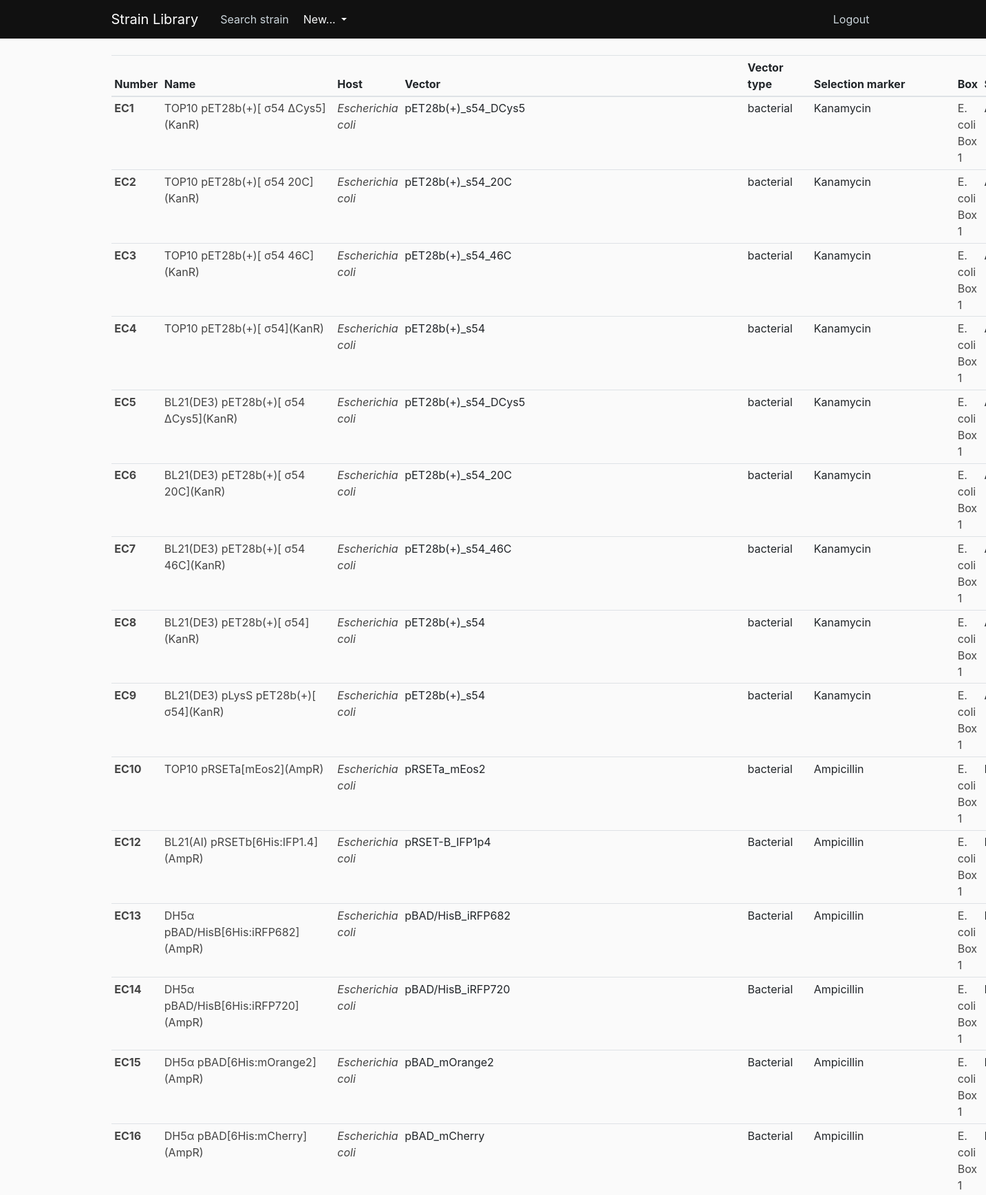
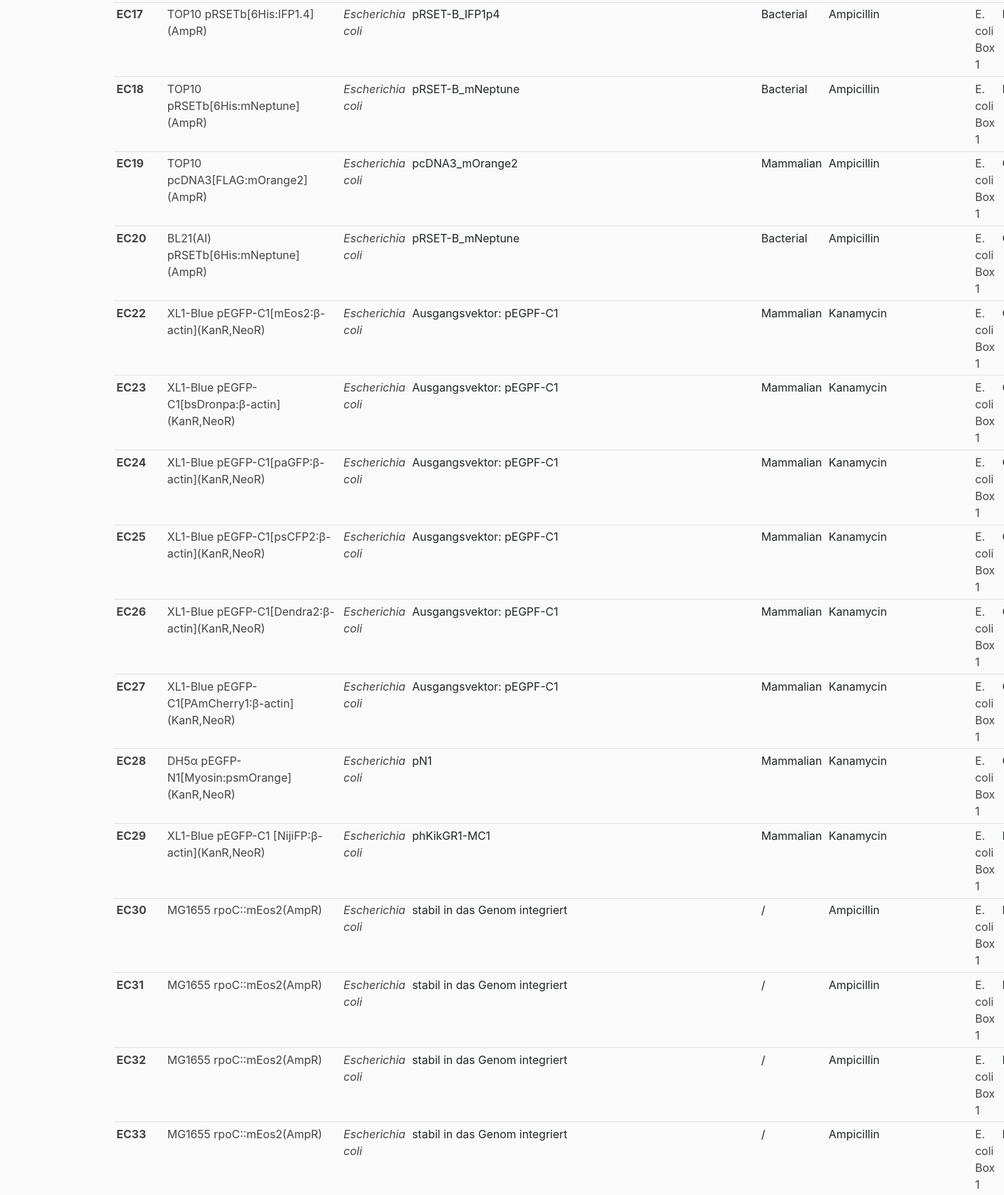
The page /results (signed in, upper part) on the database its author committed (2 pictures, top to bottom).
### strain_library/models.py (models this page shows, shortened)
class Strain(db.Model):
    __tablename__ = 'strain'
    id = db.Column(db.Integer, primary_key=True)
    number = db.Column(db.String, nullable=False, unique=True)
    name = db.Column(db.String, nullable=False)
    host = db.Column(db.String, nullable=False)
    vector = db.Column(db.String)
    vector_type = db.Column(db.String)
    selection_marker = db.Column(db.String)
    box = db.Column(db.String)
    slot = db.Column(db.String)
    date_of_creation = db.Column(db.Date)
    comments = db.Column(db.Text)
    user_id = db.Column(db.Integer, db.ForeignKey('user.id'), nullable=False)
    box_id = db.Column(db.Integer, db.ForeignKey('box.id'), nullable=False)
    type = db.Column(db.String)
    __mapper_args__ = {
        'polymorphic_identity':'strain',
        'polymorphic_on':type
    }

class EcoliStrain(Strain):
    __tablename__ = 'ecolistrainlist'
    id = db.Column(db.Integer, db.ForeignKey('strain.id'), primary_key=True)
    __mapper_args__ = {
        'polymorphic_identity':'ecolistrainlist'
    }

class Strain(db.Model):
    __tablename__ = 'strain'
    id = db.Column(db.Integer, primary_key=True)
    number = db.Column(db.String, nullable=False, unique=True)
    name = db.Column(db.String, nullable=False)
    host = db.Column(db.String, nullable=False)
    vector = db.Column(db.String)
    vector_type = db.Column(db.String)
    selection_marker = db.Column(db.String)
    box = db.Column(db.String)
    slot = db.Column(db.String)
    date_of_creation = db.Column(db.Date)
    comments = db.Column(db.Text)
    user_id = db.Column(db.Integer, db.ForeignKey('user.id'), nullable=False)
    box_id = db.Column(db.Integer, db.ForeignKey('box.id'), nullable=False)
    type = db.Column(db.String)
    __mapper_args__ = {
        'polymorphic_identity':'strain',
        'polymorphic_on':type
    }

### strain_library/routes.py (the view)
@app.route('/results')
@login_required
def results():
    host = request.args.get('host')
    box = request.args.get('box')
    if host:
        strains = Strain.query.filter_by(host=host).all()
        return render_template('results.html', strains=strains)
    if box:
        strains = Strain.query.filter_by(box=box).all()
        return render_template('results.html', strains=strains)
    strains = Strain.query.all()
    return render_template('results.html', strains=strains)

### strain_library/models.py (called while the page is built)
@login_manager.user_loader
def load_user(user_id):
    return User.query.get(int(user_id))

### strain_library/templates/results.html (shortened to what this page needs)
{% extends "layout.html" %}
{% block content %}
    <table class="table table-sm table-hover">
        <thead>
          <tr>
            <th scope="col">Number</th>
            <th scope="col">Name</th>
            <th scope="col">Host</th>
            <th scope="col">Vector</th>
            <th scope="col">Vector type</th>
            <th scope="col">Selection marker</th>
            <th scope="col">Box</th>
            <th scope="col">Slot</th>
          </tr>
        </thead>
        <tbody>
            {% for strain in strains %}
            <tr>
                <th scope="row" ><a class="article-title" href="{{ url_for('strain', strain_id=strain.id) }}">{{ strain.number }}</a></th>
                <td><a class="article-title" href="{{ url_for('strain', strain_id=strain.id) }}">{{ strain.name }}</a></td>
                <td><i><a class="article-title" href="{{ url_for('results', host=strain.host) }}">{{ strain.host }}</a></i></td>
                <td>{{ strain.vector }}</td>
                <td>{{ strain.vector_type }}</td>
                <td>{{ strain.selection_marker }}</td>
                <td><a class="article-title" href="{{ url_for('results', box=strain.box) }}">{{ strain.box }}</a></td>
                <td>{{ strain.slot }}</td>
            </tr>
            {% endfor %}
        </tbody>
      </table>
{% endblock content %}

### strain_library/static/main.css (style rules this page uses)
body { background: #fafafa; color: #333333; margin-top: 5rem; }
.article-title { color: #444444; }

### rows shown on the page
EcoliStrain: number "EC1", name "TOP10 pET28b(+)[ σ54 ΔCys5](KanR)", host "Escherichia coli", vector "pET28b(+)_s54_DCys5", vector_type "bacterial", selection_marker "Kanamycin", box "E. coli Box 1"
EcoliStrain: number "EC2", name "TOP10 pET28b(+)[ σ54 20C](KanR)", host "Escherichia coli", vector "pET28b(+)_s54_20C", vector_type "bacterial", selection_marker "Kanamycin", box "E. coli Box 1"
EcoliStrain: number "EC3", name "TOP10 pET28b(+)[ σ54 46C](KanR)", host "Escherichia coli", vector "pET28b(+)_s54_46C", vector_type "bacterial", selection_marker "Kanamycin", box "E. coli Box 1"
EcoliStrain: number "EC4", name "TOP10 pET28b(+)[ σ54](KanR)", host "Escherichia coli", vector "pET28b(+)_s54", vector_type "bacterial", selection_marker "Kanamycin", box "E. coli Box 1"
EcoliStrain: number "EC5", name "BL21(DE3) pET28b(+)[ σ54 ΔCys5](KanR)", host "Escherichia coli", vector "pET28b(+)_s54_DCys5", vector_type "bacterial", selection_marker "Kanamycin", box "E. coli Box 1"
EcoliStrain: number "EC6", name "BL21(DE3) pET28b(+)[ σ54 20C](KanR)", host "Escherichia coli", vector "pET28b(+)_s54_20C", vector_type "bacterial", selection_marker "Kanamycin", box "E. coli Box 1"
EcoliStrain: number "EC7", name "BL21(DE3) pET28b(+)[ σ54 46C](KanR)", host "Escherichia coli", vector "pET28b(+)_s54_46C", vector_type "bacterial", selection_marker "Kanamycin", box "E. coli Box 1"
EcoliStrain: number "EC8", name "BL21(DE3) pET28b(+)[ σ54](KanR)", host "Escherichia coli", vector "pET28b(+)_s54", vector_type "bacterial", selection_marker "Kanamycin", box "E. coli Box 1"
EcoliStrain: number "EC9", name "BL21(DE3) pLysS pET28b(+)[ σ54](KanR)", host "Escherichia coli", vector "pET28b(+)_s54", vector_type "bacterial", selection_marker "Kanamycin", box "E. coli Box 1"
EcoliStrain: number "EC10", name "TOP10 pRSETa[mEos2](AmpR)", host "Escherichia coli", vector "pRSETa_mEos2", vector_type "bacterial", selection_marker "Ampicillin", box "E. coli Box 1"
EcoliStrain: number "EC12", name "BL21(AI) pRSETb[6His:IFP1.4](AmpR)", host "Escherichia coli", vector "pRSET-B_IFP1p4", vector_type "Bacterial", selection_marker "Ampicillin", box "E. coli Box 1"
EcoliStrain: number "EC13", name "DH5α pBAD/HisB[6His:iRFP682](AmpR)", host "Escherichia coli", vector "pBAD/HisB_iRFP682", vector_type "Bacterial", selection_marker "Ampicillin", box "E. coli Box 1"
EcoliStrain: number "EC14", name "DH5α pBAD/HisB[6His:iRFP720](AmpR)", host "Escherichia coli", vector "pBAD/HisB_iRFP720", vector_type "Bacterial", selection_marker "Ampicillin", box "E. coli Box 1"
EcoliStrain: number "EC15", name "DH5α pBAD[6His:mOrange2](AmpR)", host "Escherichia coli", vector "pBAD_mOrange2", vector_type "Bacterial", selection_marker "Ampicillin", box "E. coli Box 1"
EcoliStrain: number "EC16", name "DH5α pBAD[6His:mCherry](AmpR)", host "Escherichia coli", vector "pBAD_mCherry", vector_type "Bacterial", selection_marker "Ampicillin", box "E. coli Box 1"
EcoliStrain: number "EC17", name "TOP10 pRSETb[6His:IFP1.4](AmpR)", host "Escherichia coli", vector "pRSET-B_IFP1p4", vector_type "Bacterial", selection_marker "Ampicillin", box "E. coli Box 1"
EcoliStrain: number "EC18", name "TOP10 pRSETb[6His:mNeptune](AmpR)", host "Escherichia coli", vector "pRSET-B_mNeptune", vector_type "Bacterial", selection_marker "Ampicillin", box "E. coli Box 1"
EcoliStrain: number "EC19", name "TOP10 pcDNA3[FLAG:mOrange2](AmpR)", host "Escherichia coli", vector "pcDNA3_mOrange2", vector_type "Mammalian", selection_marker "Ampicillin", box "E. coli Box 1"
EcoliStrain: number "EC20", name "BL21(AI) pRSETb[6His:mNeptune](AmpR)", host "Escherichia coli", vector "pRSET-B_mNeptune", vector_type "Bacterial", selection_marker "Ampicillin", box "E. coli Box 1"
EcoliStrain: number "EC22", name "XL1-Blue pEGFP-C1[mEos2:β-actin](KanR,NeoR)", host "Escherichia coli", vector "Ausgangsvektor: pEGPF-C1", vector_type "Mammalian", selection_marker "Kanamycin", box "E. coli Box 1"
EcoliStrain: number "EC23", name "XL1-Blue pEGFP-C1[bsDronpa:β-actin](KanR,NeoR)", host "Escherichia coli", vector "Ausgangsvektor: pEGPF-C1", vector_type "Mammalian", selection_marker "Kanamycin", box "E. coli Box 1"
EcoliStrain: number "EC24", name "XL1-Blue pEGFP-C1[paGFP:β-actin](KanR,NeoR)", host "Escherichia coli", vector "Ausgangsvektor: pEGPF-C1", vector_type "Mammalian", selection_marker "Kanamycin", box "E. coli Box 1"
EcoliStrain: number "EC25", name "XL1-Blue pEGFP-C1[psCFP2:β-actin](KanR,NeoR)", host "Escherichia coli", vector "Ausgangsvektor: pEGPF-C1", vector_type "Mammalian", selection_marker "Kanamycin", box "E. coli Box 1"
EcoliStrain: number "EC26", name "XL1-Blue pEGFP-C1[Dendra2:β-actin](KanR,NeoR)", host "Escherichia coli", vector "Ausgangsvektor: pEGPF-C1", vector_type "Mammalian", selection_marker "Kanamycin", box "E. coli Box 1"
EcoliStrain: number "EC27", name "XL1-Blue pEGFP-C1[PAmCherry1:β-actin](KanR,NeoR)", host "Escherichia coli", vector "Ausgangsvektor: pEGPF-C1", vector_type "Mammalian", selection_marker "Kanamycin", box "E. coli Box 1"
EcoliStrain: number "EC28", name "DH5α pEGFP-N1[Myosin:psmOrange](KanR,NeoR)", host "Escherichia coli", vector "pN1", vector_type "Mammalian", selection_marker "Kanamycin", box "E. coli Box 1"
EcoliStrain: number "EC29", name "XL1-Blue pEGFP-C1 [NijiFP:β-actin](KanR,NeoR)", host "Escherichia coli", vector "phKikGR1-MC1", vector_type "Mammalian", selection_marker "Kanamycin", box "E. coli Box 1"
EcoliStrain: number "EC30", name "MG1655 rpoC::mEos2(AmpR)", host "Escherichia coli", vector "stabil in das Genom integriert", vector_type "/", selection_marker "Ampicillin", box "E. coli Box 1"
EcoliStrain: number "EC31", name "MG1655 rpoC::mEos2(AmpR)", host "Escherichia coli", vector "stabil in das Genom integriert", vector_type "/", selection_marker "Ampicillin", box "E. coli Box 1"
EcoliStrain: number "EC32", name "MG1655 rpoC::mEos2(AmpR)", host "Escherichia coli", vector "stabil in das Genom integriert", vector_type "/", selection_marker "Ampicillin", box "E. coli Box 1"
EcoliStrain: number "EC33", name "MG1655 rpoC::mEos2(AmpR)", host "Escherichia coli", vector "stabil in das Genom integriert", vector_type "/", selection_marker "Ampicillin", box "E. coli Box 1"
